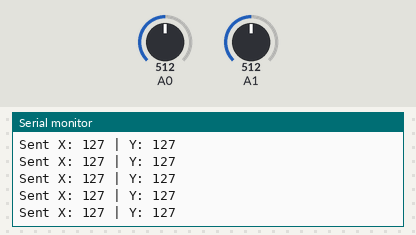
Bench run of a sketch on a simulated Arduino Uno, built with avr-gcc and run on an emulated ATmega328P. Parts: the last lines printed to the serial monitor. The test bench sets the inputs (shaded band); at power-on: A0 = 512, A1 = 512. No radio packets arrive unless stated.

Above: at 1.2 s.
1.3 s: A0 set to 417
At 2.1 s:
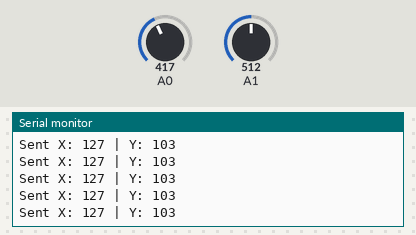
4.3 s: A0 set to 391
At 5.2 s:
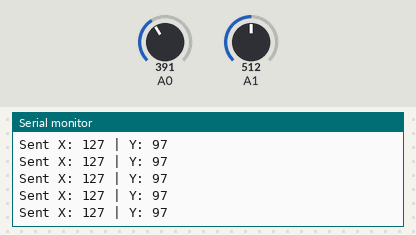
7.3 s: A1 set to 411
At 7.8 s:
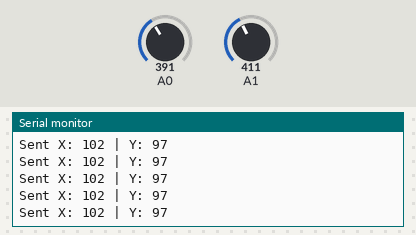
8.8 s: A1 set to 393
At 9.8 s:
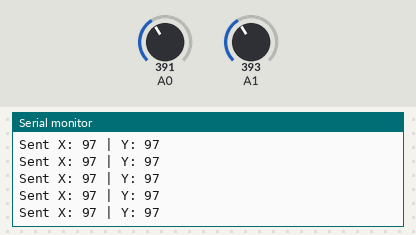
Timing chart, 0 to 11.8 s (numbered marks = the images above; inputs shaded):
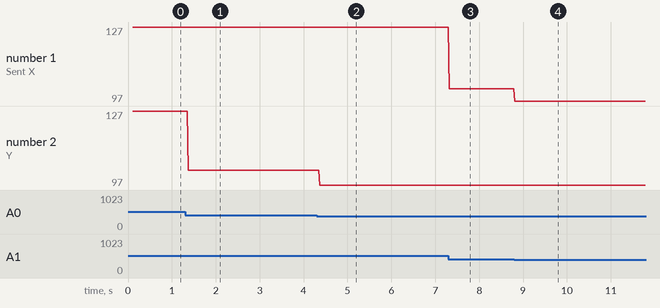

The sketch:

controller.ino
```cpp
/*
  Controller
*/
#include <SPI.h>
#include <nRF24L01.h>
#include <RF24.h>

RF24 radio(9, 10); // CE, CSN
const byte address[6] = "00001";

int xAxis, yAxis;
int serialX = -1, serialY = -1;

void setup() {
  Serial.begin(9600);
  radio.begin();
  radio.setRetries(5, 15);
  radio.setDataRate(RF24_250KBPS);
  radio.openWritingPipe(address);
  radio.setPALevel(RF24_PA_MIN);
  radio.stopListening();

  Serial.println("Transmitter Ready...");
  Serial.println("Transmitter Ready...");
  Serial.println("Type X Y (0–255) to override joystick, e.g.: 120 200");
}

void loop() {
  if (Serial.available()) {
    String input = Serial.readStringUntil('\n');
    input.trim();
    if (input.length() > 0) {
      int spaceIndex = input.indexOf(' ');
      if (spaceIndex > 0) {
        int xVal = input.substring(0, spaceIndex).toInt();
        int yVal = input.substring(spaceIndex + 1).toInt();
        xVal = constrain(xVal, 0, 255);
        yVal = constrain(yVal, 0, 255);

        serialX = xVal;
        serialY = yVal;

        Serial.print("Serial Override Set → X: ");
        Serial.print(serialX);
        Serial.print(" | Y: ");
        Serial.println(serialY);
      }
    }
  }


  if (serialX >= 0 && serialY >= 0) {
    // Use serial override values
    xAxis = serialX;
    yAxis = serialY;
  } else {
    // Normal joystick read

  xAxis = map(analogRead(A1), 0, 1023, 0, 255);
  yAxis = map(analogRead(A0), 0, 1023, 0, 255);
  }

  int data[2] = {xAxis, yAxis};

  bool ok = radio.write(&data, sizeof(data));
  if (!ok) {
    Serial.println("Failed to send");
    Serial.print("X: ");
    Serial.print(xAxis);
    Serial.print(" | Y: ");Serial.print(yAxis);
  } else {
    Serial.print("Sent X: ");
    Serial.print(xAxis);
    Serial.print(" | Y: ");Serial.println(yAxis);
  delay(20);
  }
}
```

Measured:
- after the input at 1.3 s, the serial monitor: prints a new line after 0.07 s (image 1)
- after the input at 4.3 s, the serial monitor: prints a new line after 0.07 s (image 2)
- after the input at 7.3 s, the serial monitor: prints a new line at once (image 3)
- after the input at 8.8 s, the serial monitor: prints a new line at once (image 4)
- plotted number 1: 127 → 102 after the input at 7.3 s
- plotted number 2: 127 → 103 after the input at 1.3 s, 103 → 97 after the input at 4.3 s
